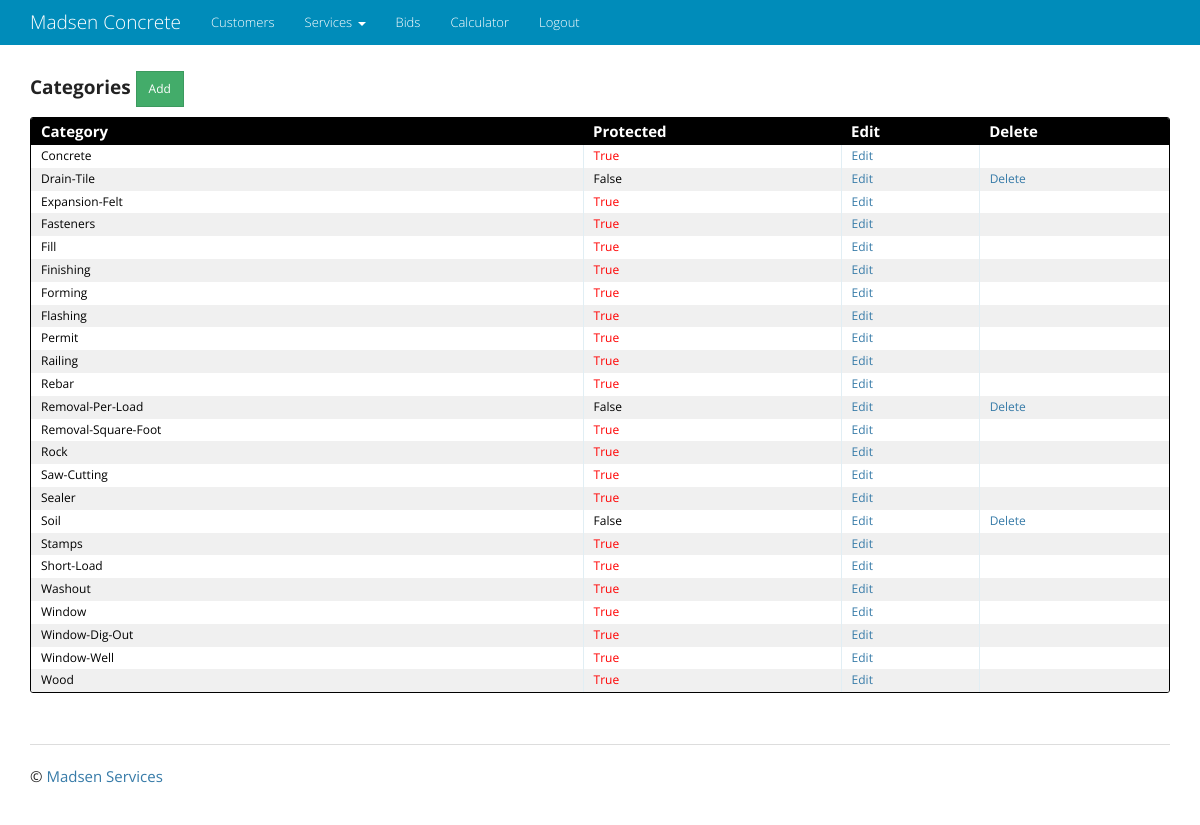
Page /category/ (signed in) on the committed database.
### category/models.py (models this page shows, shortened)
class Category(models.Model):
    name = models.CharField(max_length=20)
    protected = models.BooleanField(default=False)
    class Meta:
        ordering = ['name']
    class Meta:
        verbose_name_plural = 'Categories'

### category/views.py (the view)
class CategoryList(LoginRequiredMixin, ListView):
    model = Category

### templates/category/category_list.html
{% extends "base.html" %}
{% block content %}
<div class="entries">
  <h4><strong>Categories </strong><a href="{% url 'category_app:category_create' %}"
                                    class="btn btn-sm btn-success" role="button">Add</a></h4>
  <div class="datagrid">
    <table>
      <thead>
        <tr>
          <th width="200px"><strong>Category</strong></th>
          <th width="50px"><strong>Protected</strong></th>
          <th width="50px"><strong>Edit</strong></th>
          <th width="50px"><strong>Delete</strong></th>
        </tr>
      </thead>
      {% for category in object_list %}
        <tr style="{% cycle 'background: white' 'background: #F0F0F0' %}">
            <td>{{ category.name }}</td>
            {% if category.protected %}<td style="color:red">{% else %}<td>{% endif %}{{ category.protected }}</td>
            <td><a href="{% url 'category_app:category_update' pk=category.pk %}">Edit</a></td>
            <td>{% if not category.protected %}<a href="{% url 'category_app:category_delete' pk=category.pk %}">Delete</a>{% endif %}</td>
        </tr>
      {% endfor %}
    </table>
  </div>
</div>
{% endblock content %}

### static/css/main.css (style rules this page uses)
body { padding: 60px 0; background: #ffffff; }
a, h1, h2 { color: #377BA8; }
.entries { list-style: none; margin: 0; padding: 0; }
.datagrid table { border-collapse: collapse; text-align: left; width: 100%; }
.datagrid { background: #fff; overflow: hidden; border: 1px solid #000000; border-radius: 3px; }
.datagrid table td, .datagrid table th { padding: 3px 10px; }
.datagrid table thead th { background-color:#000000; color:#FFFFFF; font-size: 15px; font-weight: bold; }
.datagrid table thead th:first-child { border: none; }
.datagrid table tbody td { color: #000000; border-left: 1px solid #E1EEF4; font-size: 12px; font-weight: normal; }
.datagrid table tbody td:first-child { border-left: none; }
.datagrid table tbody tr:last-child td { border-bottom: none; }

### rows in the picture
Category: name "Concrete", protected "True"
Category: name "Drain-Tile", protected "False", shows "Delete"
Category: name "Expansion-Felt", protected "True"
Category: name "Fasteners", protected "True"
Category: name "Fill", protected "True"
Category: name "Finishing", protected "True"
Category: name "Forming", protected "True"
Category: name "Flashing", protected "True"
Category: name "Permit", protected "True"
Category: name "Railing", protected "True"
Category: name "Rebar", protected "True"
Category: name "Removal-Per-Load", protected "False", shows "Delete"
Category: name "Removal-Square-Foot", protected "True"
Category: name "Rock", protected "True"
Category: name "Saw-Cutting", protected "True"
Category: name "Sealer", protected "True"
Category: name "Soil", protected "False", shows "Delete"
Category: name "Stamps", protected "True"
Category: name "Short-Load", protected "True"
Category: name "Washout", protected "True"
Category: name "Window", protected "True"
Category: name "Window-Dig-Out", protected "True"
Category: name "Window-Well", protected "True"
Category: name "Wood", protected "True"
